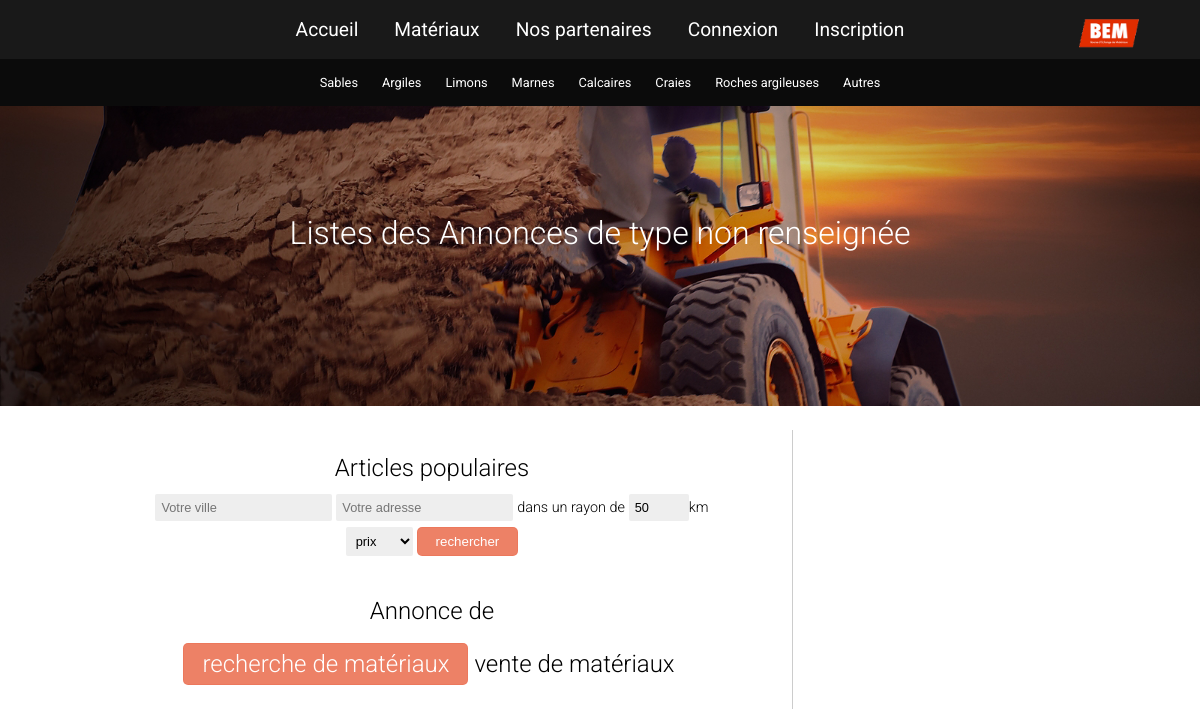
Page /materiaux/materiau.php on the earlier database version.
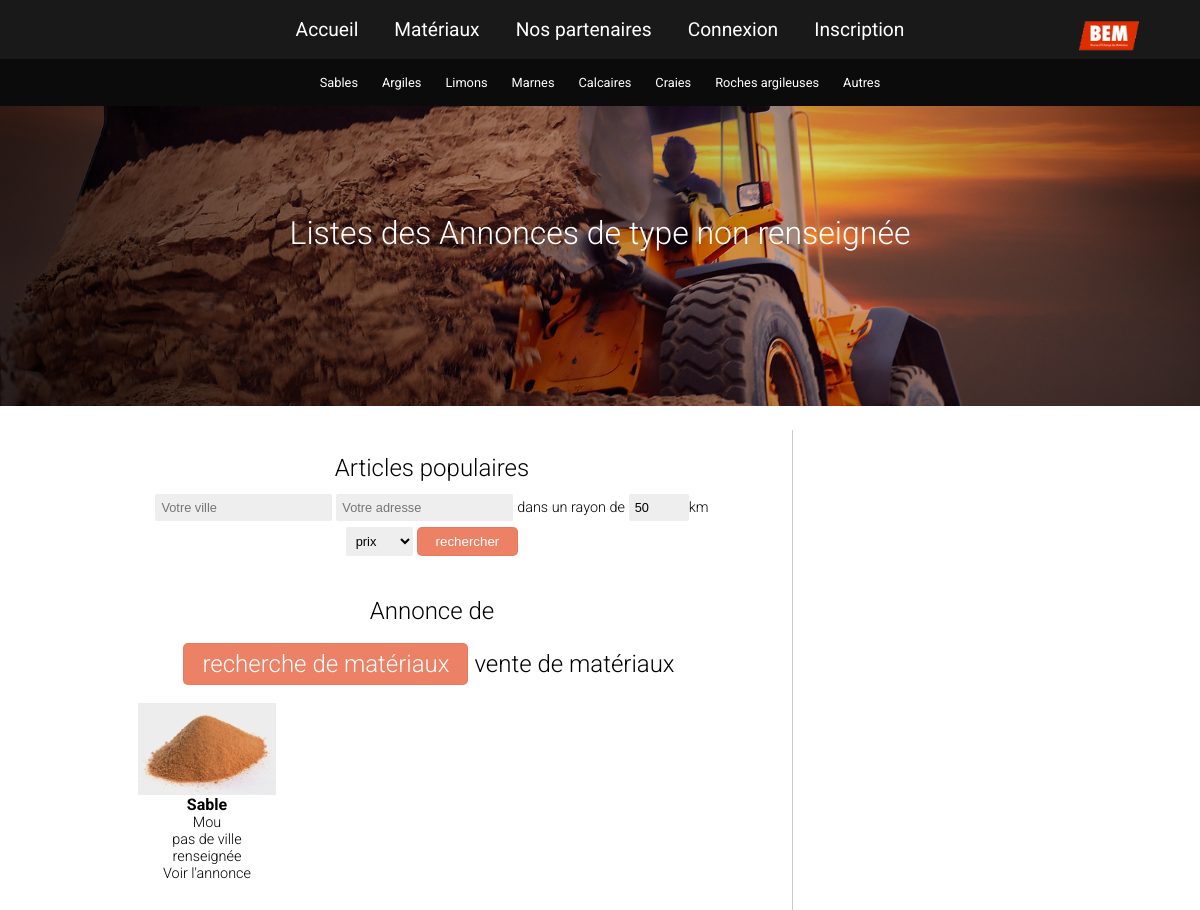
Same page on the later database version.
### tables this page shows
CREATE TABLE IF NOT EXISTS `materiaux` (
  `ID` int(250) NOT NULL AUTO_INCREMENT,
  `type` varchar(100) NOT NULL,
  `soustype` varchar(100) NOT NULL,
  `entreprise` varchar(100) NOT NULL,
  `vente` int(1) NOT NULL,
  `prix` int(10) NOT NULL,
  `lattitude` decimal(65,30) NOT NULL,
  `longitude` decimal(65,30) NOT NULL,
  `telephone` int(10) NOT NULL,
  `mail` varchar(50) NOT NULL,
  `postal` varchar(200) NOT NULL,
  `ville` varchar(200) NOT NULL,
  `adresse` varchar(250) NOT NULL,
  PRIMARY KEY (`ID`)
);

### materiaux/materiau.php (the view, shortened to what this page needs)
<?php
require('header.php');
include('function.php');?>
<div class="content">
	<div class="slider">
		<div class="container">
		<h1>Listes des Annonces de type <?php if(isset($_GET['name'])){echo $_GET['name'];}else{echo "non renseignée";} ?></h1>
		</div>
	</div>
	<div class="container marg_top materiau">
		<div class="col1 content2">
			<h2>Articles populaires</h2>
			<form action="index.php" method="get" class="recherche">
				<?php
					if(isset($_SESSION['ville'])&&isset($_SESSION['adresse'])&&$_GET['ville']!="1"&&$_GET['adresse']!="1"){
						$ville=$_SESSION['ville'];
						$adresse=$_SESSION['adresse'];
						?>
							<input class="input_recherche" type="text" name="ville" value="<?php echo $ville; ?>">
							<input class="input_recherche" type="text" name="adresse" value="<?php echo $adresse; ?>">
						<?php
					}else{
						?>
							<input class="input_recherche" type="text" name="ville" placeholder="Votre ville">
							<input class="input_recherche" type="text" name="adresse" placeholder="Votre adresse">
						<?php
					}
				?>
				<p> dans un rayon de </p>
				<input class="input_recherche form_number" type="number" name="range" value="50" ><p> km</p><br>
				<SELECT class="input_recherche" name="tri" size="1" required>
					<OPTION value="prix">prix</option>
				</SELECT>
				<input class="btn2" type="submit" value="rechercher"></br></br>
			</form>
			<h2>Annonce de</h2>
			<h2 id="achat2" class="selection_swap swap">recherche de matériaux</h2><h2 id="besoin2" class="swap">vente de matériaux</h2>
						<div id="besoin">
						<?php
							if (isset($_GET['tri'])&&isset($_GET['type']))
							{
								$tri=$_GET['tri'];
								$type=$_GET['type'];
								$sql="SELECT * FROM materiaux WHERE type='". $type ."' && vente='1' ORDER BY " . $tri ."";
							}
							elseif (isset($_GET['type'])){
								$type=$_GET['type'];
									$sql="SELECT * FROM materiaux WHERE type='". $type."' && vente='1'";
							}
							elseif (isset($_GET['tri'])){
								$tri=$_GET['tri'];
								$sql="SELECT * FROM materiaux WHERE vente='1' ORDER BY " . $tri;
							}
							else
							{
								$tri = 'prix';
								$sql="SELECT * FROM materiaux WHERE vente='1'  ORDER BY " . $tri;
							}
					$req = $db->prepare($sql);
					$req->execute();
					$result = $req->fetchAll(PDO::FETCH_ASSOC);
					$i=0;
					foreach($result as $val){
						if($i<8){
						if (isset($latitude)){
							$lat=$val['lattitude'];
							$long=$val['longitude'];
							$km = round(get_distance_m($latitude, $longitude, $lat, $long) / 1000);
							if($km<=$range){
								?><article>
								<img src="../images/materiaux/<?php echo $val['type']; ?>.jpg" alt="<?php echo $val['type']; ?>">
								<h3><?php echo $val['type']; ?></h3>
								<p><?php echo $val['soustype']; ?></p>
							<?php
								echo (round(get_distance_m($latitude, $longitude, $lat, $long) / 1000)). ' km';
				 			?>
				 			<br>
							<a href="annonce.php?annonce=<?php echo $val['ID']; ?>">Voir l'annonce</a><br><br>
							</article>
						<?php
								$i++;
							}
						}else{
						?>
							<article>
								<img src="../images/materiaux/<?php echo $val['type']; ?>.jpg" alt="<?php echo $val['type']; ?>">
								<h3><?php echo $val['type']; ?></h3>
								<p><?php echo $val['soustype']; ?></p>
								<?php
									$ville=$val['ville'];
									if($ville!=""){
								?>
									<p><?php echo $ville; ?></p>
								<?php
								}else{
									?>
										<p>pas de ville renseignée</p>
									<?php
								} $i++;
								?>
							<a href="annonce.php?annonce=<?php echo $val['ID']; ?>">Voir l'annonce</a><br><br>
							</article>
						<?php
						}
					}
					}
				?>
					</div>
	</div>
	</div>
</div>
</body>

Differences in the rows shown:
now on this page (row edited): materiaux: type (picture), type "Sable", soustype "Mou", ville "pas de ville renseignée"
